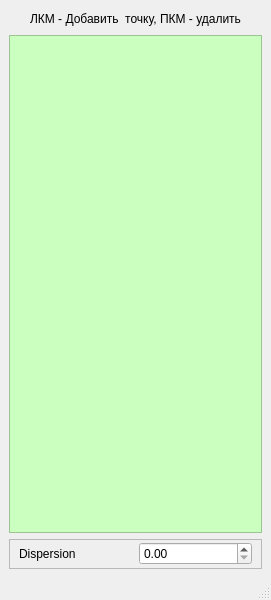
<?xml version="1.0" encoding="UTF-8"?>
<ui version="4.0">
 <class>MainWindow</class>
 <widget class="QMainWindow" name="MainWindow">
  <property name="geometry">
   <rect>
    <x>0</x>
    <y>0</y>
    <width>271</width>
    <height>600</height>
   </rect>
  </property>
  <property name="windowTitle">
   <string>MainWindow</string>
  </property>
  <widget class="QWidget" name="centralwidget">
   <layout class="QVBoxLayout" name="verticalLayout">
    <item>
     <widget class="QLabel" name="label">
      <property name="maximumSize">
       <size>
        <width>16777215</width>
        <height>20</height>
       </size>
      </property>
      <property name="text">
       <string>ЛКМ - Добавить  точку, ПКМ - удалить</string>
      </property>
      <property name="alignment">
       <set>Qt::AlignCenter</set>
      </property>
     </widget>
    </item>
    <item>
     <widget class="QFrame" name="draw_polygon_frame">
      <property name="minimumSize">
       <size>
        <width>100</width>
        <height>0</height>
       </size>
      </property>
      <property name="styleSheet">
       <string notr="true">background-color:rgb(202, 255, 192)</string>
      </property>
      <property name="frameShape">
       <enum>QFrame::StyledPanel</enum>
      </property>
      <property name="frameShadow">
       <enum>QFrame::Raised</enum>
      </property>
     </widget>
    </item>
    <item>
     <widget class="QFrame" name="frame">
      <property name="maximumSize">
       <size>
        <width>16777215</width>
        <height>30</height>
       </size>
      </property>
      <property name="frameShape">
       <enum>QFrame::StyledPanel</enum>
      </property>
      <property name="frameShadow">
       <enum>QFrame::Raised</enum>
      </property>
      <layout class="QHBoxLayout" name="horizontalLayout">
       <property name="topMargin">
        <number>0</number>
       </property>
       <property name="bottomMargin">
        <number>0</number>
       </property>
       <item>
        <widget class="QLabel" name="label_2">
         <property name="text">
          <string>Dispersion</string>
         </property>
        </widget>
       </item>
       <item>
        <widget class="QDoubleSpinBox" name="dispersionSpinBox">
         <property name="maximum">
          <double>0.990000000000000</double>
         </property>
         <property name="singleStep">
          <double>0.010000000000000</double>
         </property>
        </widget>
       </item>
      </layout>
     </widget>
    </item>
   </layout>
  </widget>
  <widget class="QMenuBar" name="menubar">
   <property name="geometry">
    <rect>
     <x>0</x>
     <y>0</y>
     <width>271</width>
     <height>21</height>
    </rect>
   </property>
  </widget>
  <widget class="QStatusBar" name="statusbar"/>
 </widget>
 <resources/>
 <connections/>
</ui>
